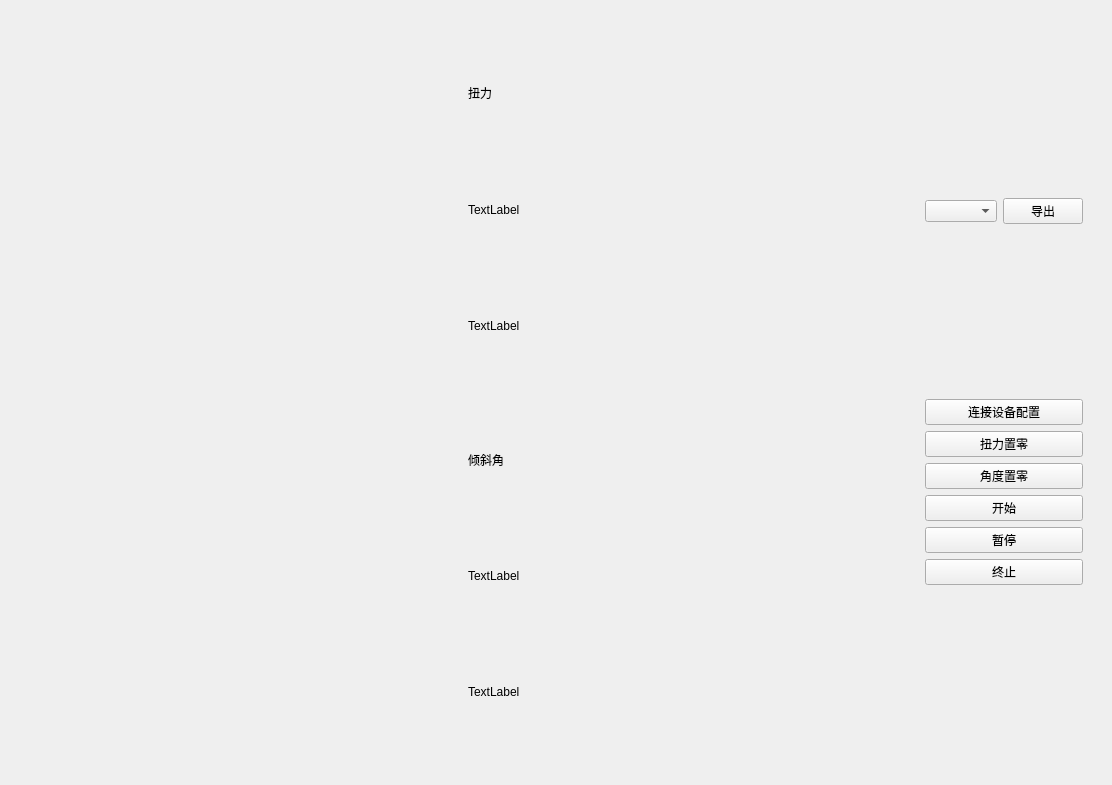
<?xml version="1.0" encoding="UTF-8"?>
<ui version="4.0">
 <class>TorqueWidget</class>
 <widget class="QWidget" name="TorqueWidget">
  <property name="geometry">
   <rect>
    <x>0</x>
    <y>0</y>
    <width>1112</width>
    <height>785</height>
   </rect>
  </property>
  <property name="windowTitle">
   <string>Form</string>
  </property>
  <layout class="QHBoxLayout" name="horizontalLayout">
   <item>
    <widget class="QWidget" name="torque" native="true">
     <layout class="QHBoxLayout" name="horizontalLayout_8">
      <item>
       <widget class="QWidget" name="leftLayout" native="true">
        <property name="enabled">
         <bool>true</bool>
        </property>
        <property name="sizePolicy">
         <sizepolicy hsizetype="Expanding" vsizetype="Expanding">
          <horstretch>0</horstretch>
          <verstretch>0</verstretch>
         </sizepolicy>
        </property>
        <layout class="QVBoxLayout" name="verticalLayout_2">
         <item>
          <widget class="QWidget" name="widget_4" native="true">
           <layout class="QHBoxLayout" name="horizontalLayout_6">
            <item>
             <widget class="QCustomPlot" name="plotTorque" native="true">
              <property name="minimumSize">
               <size>
                <width>400</width>
                <height>100</height>
               </size>
              </property>
             </widget>
            </item>
            <item>
             <layout class="QVBoxLayout" name="verticalLayout_4">
              <item>
               <widget class="QLabel" name="labelTorque">
                <property name="text">
                 <string>扭力</string>
                </property>
               </widget>
              </item>
              <item>
               <widget class="QLabel" name="labelMaxTorque">
                <property name="text">
                 <string>TextLabel</string>
                </property>
               </widget>
              </item>
              <item>
               <widget class="QLabel" name="labelMinTorque">
                <property name="text">
                 <string>TextLabel</string>
                </property>
               </widget>
              </item>
             </layout>
            </item>
           </layout>
          </widget>
         </item>
         <item>
          <widget class="QWidget" name="widget_5" native="true">
           <layout class="QHBoxLayout" name="horizontalLayout_7">
            <item>
             <widget class="QCustomPlot" name="plotAngle" native="true">
              <property name="minimumSize">
               <size>
                <width>400</width>
                <height>100</height>
               </size>
              </property>
             </widget>
            </item>
            <item>
             <layout class="QVBoxLayout" name="verticalLayout_3">
              <item>
               <widget class="QLabel" name="labelAngle">
                <property name="text">
                 <string>倾斜角</string>
                </property>
               </widget>
              </item>
              <item>
               <widget class="QLabel" name="labelMaxAngle">
                <property name="text">
                 <string>TextLabel</string>
                </property>
               </widget>
              </item>
              <item>
               <widget class="QLabel" name="labelMinAngle">
                <property name="text">
                 <string>TextLabel</string>
                </property>
               </widget>
              </item>
             </layout>
            </item>
           </layout>
          </widget>
         </item>
        </layout>
       </widget>
      </item>
      <item>
       <widget class="QWidget" name="rigthLayout" native="true">
        <layout class="QVBoxLayout" name="verticalLayout_5">
         <item>
          <layout class="QHBoxLayout" name="horizontalLayout_4">
           <item>
            <widget class="QComboBox" name="fileFormatComboBox">
             <property name="minimumSize">
              <size>
               <width>0</width>
               <height>0</height>
              </size>
             </property>
             <property name="editable">
              <bool>false</bool>
             </property>
             <property name="currentText">
              <string/>
             </property>
             <property name="currentIndex">
              <number>-1</number>
             </property>
             <property name="maxVisibleItems">
              <number>10</number>
             </property>
             <property name="placeholderText">
              <string/>
             </property>
             <property name="frame">
              <bool>true</bool>
             </property>
            </widget>
           </item>
           <item>
            <widget class="QPushButton" name="saveButton">
             <property name="minimumSize">
              <size>
               <width>0</width>
               <height>0</height>
              </size>
             </property>
             <property name="text">
              <string>导出</string>
             </property>
            </widget>
           </item>
          </layout>
         </item>
         <item>
          <layout class="QVBoxLayout" name="verticalLayout">
           <item>
            <widget class="QPushButton" name="connect_device">
             <property name="text">
              <string>连接设备配置</string>
             </property>
            </widget>
           </item>
           <item>
            <widget class="QPushButton" name="saveTorqueZeroButton">
             <property name="text">
              <string>扭力置零</string>
             </property>
            </widget>
           </item>
           <item>
            <widget class="QPushButton" name="saveAngleZeroButton">
             <property name="text">
              <string>角度置零</string>
             </property>
            </widget>
           </item>
           <item>
            <widget class="QPushButton" name="startButton">
             <property name="text">
              <string>开始</string>
             </property>
            </widget>
           </item>
           <item>
            <widget class="QPushButton" name="pauseButton">
             <property name="text">
              <string>暂停</string>
             </property>
            </widget>
           </item>
           <item>
            <widget class="QPushButton" name="resetButton">
             <property name="text">
              <string>终止</string>
             </property>
            </widget>
           </item>
          </layout>
         </item>
        </layout>
       </widget>
      </item>
     </layout>
    </widget>
   </item>
  </layout>
 </widget>
 <customwidgets>
  <customwidget>
   <class>QCustomPlot</class>
   <extends>QWidget</extends>
   <header>qcustomplot.h</header>
   <container>1</container>
  </customwidget>
 </customwidgets>
 <resources/>
 <connections/>
</ui>
